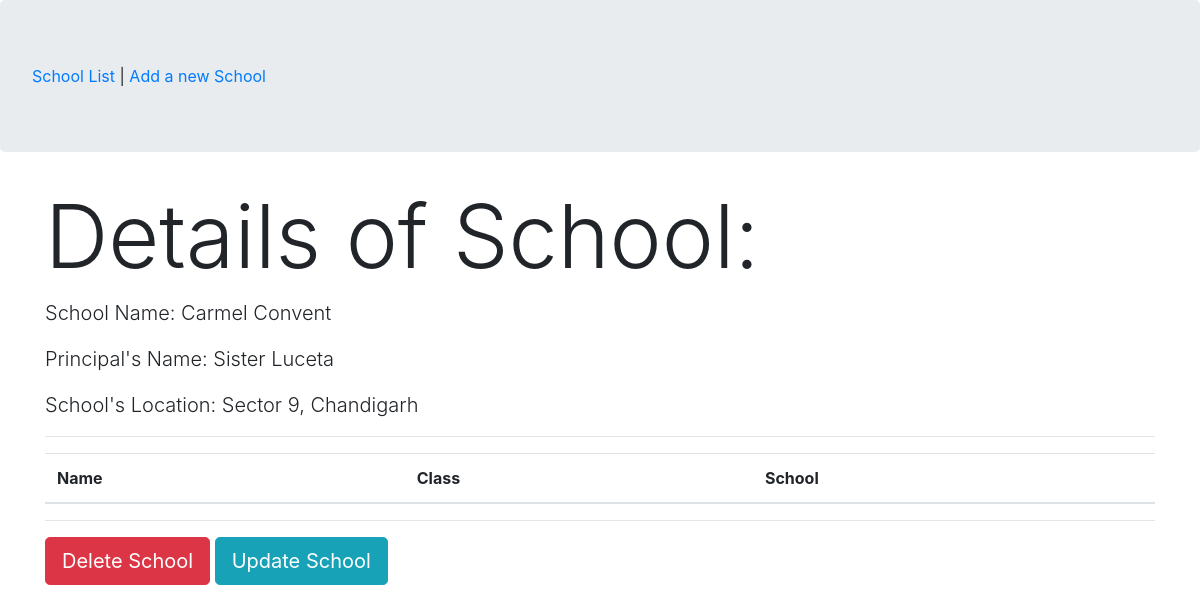
Screenshot of /school=4 with the database file from the repository.
### app1/models.py (models this page shows, shortened)
class school(models.Model):
    name = models.CharField(max_length=200)
    principal = models.CharField(max_length=200)
    location = models.CharField(max_length=200)

### app1/views.py (the view)
# urls.py: path('school=<int:pk>',views.SchoolDetailView.as_view(),name='detail'),
class SchoolDetailView(DetailView):
    model = school
    context_object_name = 'school_detail'
    template_name = 'app1/school_detail.html'

### templates/app1/school_detail.html (shortened to what this page needs)
{% extends "app1/cbv_app_base.html" %}
{% block content %}
    <h2 class="display-2">Details of School:</h2>
    <p class="lead">School Name: {{school_detail.name}}</p>
    <p class="lead">Principal's Name: {{school_detail.principal}}</p>
    <p class="lead">School's Location: {{school_detail.location}}</p>
    <hr>
    <table class="table table-striped">
        <thead>
            <tr>
                <th>Name</th>
                <th>Class</th>
                <th>School</th>
            </tr>
        </thead>
    </table>
    <hr>
    <a
        href="delete={{school_detail.id}}"
        class="btn btn-danger btn-lg">
        Delete School
    </a>
    <a
        href="update={{school_detail.id}}"
        class="btn btn-info btn-lg">
        Update School
    </a>
{% endblock %}

### rows the page displays
school: name "Carmel Convent", principal "Sister Luceta", location "Sector 9, Chandigarh"
